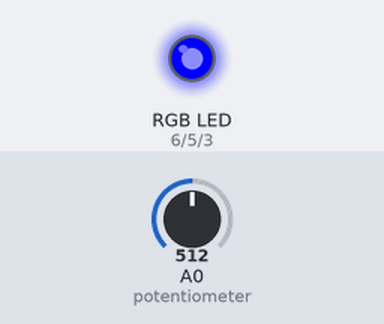
Bench run of a sketch on a simulated Arduino Uno, built with avr-gcc and run on an emulated ATmega328P. Shown: an RGB LED mixed from three pins (HIGH = lit). The inputs (shaded band) are chosen by the test bench; at power-on: A0 (potentiometer) = 512.

Above: at 1.2 s.
1.3 s: A0 (potentiometer) set to 314
2.8 s: A0 (potentiometer) set to 283
At 3.3 s:
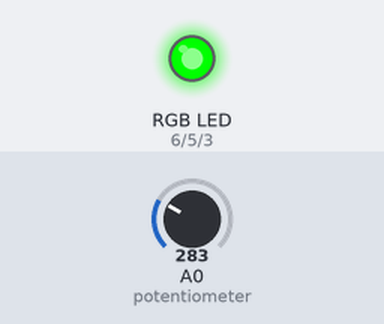
4.3 s: A0 (potentiometer) set to 900
At 5.5 s:
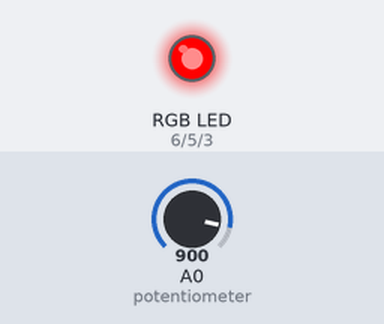
5.8 s: A0 (potentiometer) set to 886
At 6.8 s:
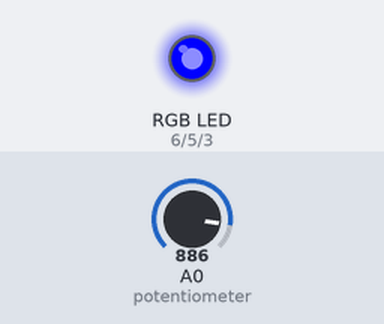
7.3 s: A0 (potentiometer) set to 910
At 7.9 s:
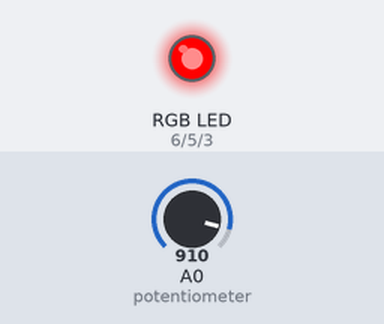
Timing chart, 0 to 9.8 s (numbered marks = the images above; inputs shaded):
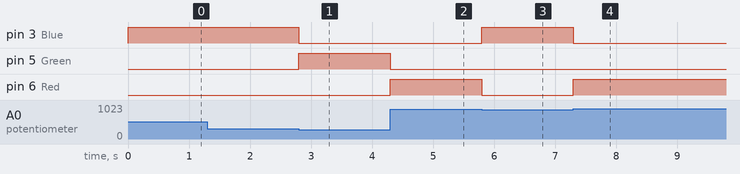

The sketch:

RGB.ino
```cpp
/*
  Using the potentiometer to show the RGB colours(Red, Green and Blue)
  by using the control structure if and else to turn on each of the colours of RGB.


 */


int Red = 6;                                // LED pin 6 for Red
int Green = 5;                              // LED pin 5 for Green
int Blue = 3;                               // LED pin 3 for Blue
int potentiometer = analogRead(A0);         // Pin A0 for potentiometer
int Output=0;                               // Potentiometer value

void setup() {
  // put your setup code here, to run once:
pinMode(Red, OUTPUT);                       // Configures the output of pin 6 = red
pinMode(Green, OUTPUT);                     // Configures the output of pin 5 = red
pinMode(Blue, OUTPUT);                      // Configures the output of pin 3 = red
}

void loop() {
  // put your main code here, to run repeatedly:
int Output = analogRead(potentiometer);     // Output = value of the potentiometer

if (Output >= 900) {                        // if the value is equal or more than 900,
  digitalWrite(Red, HIGH);                  // then turn the red on
  digitalWrite(Green, LOW);                 // and turn off the green
  digitalWrite(Blue, LOW);                  // and turn off the blue
}
else if (Output <= 300) {                   // else if the value is equal or less than 300,
  digitalWrite(Green, HIGH);                // then turn the green on
  digitalWrite(Red, LOW);                   // and turn off the red
  digitalWrite(Blue, LOW);                  // and turn off the blue
}

else {                                      // else is when the value is between 300 and 900,
  digitalWrite(Blue, HIGH);                 // then turn the blue on
  digitalWrite(Red, LOW);                   // and turn off the red
  digitalWrite(Green, LOW);                 // and turn off the green
}
}
```

Measured:
- the behaviour switches between 301 and 300 on A0 (potentiometer) (found by bisection; images 0 and 1)
- the behaviour switches between 900 and 899 on A0 (potentiometer) (found by bisection; images 2 and 3)
- after the input at 1.3 s, every drawn part: stays the same
- after the input at 2.8 s, pin 3 (Blue): HIGH → LOW at once; pin 5 (Green): LOW → HIGH at once
- after the input at 4.3 s, pin 5 (Green): HIGH → LOW at once; pin 6 (Red): LOW → HIGH at once
- after the input at 5.8 s, pin 3 (Blue): LOW → HIGH at once; pin 6 (Red): HIGH → LOW at once
- after the input at 7.3 s, pin 3 (Blue): HIGH → LOW at once; pin 6 (Red): LOW → HIGH at once
